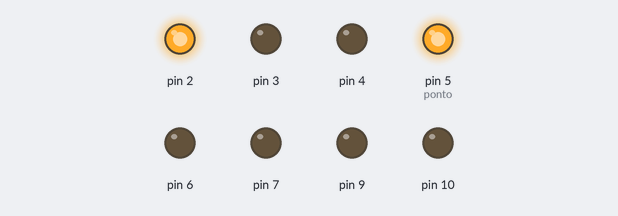
Recording of a sketch running on a simulated Arduino Uno, built with avr-gcc and run on an emulated ATmega328P. Parts: output pins drawn as LEDs (lit = HIGH).

Above: at 0.1 s.
Timing chart, 0 to 1.6 s (numbered marks = the images above):
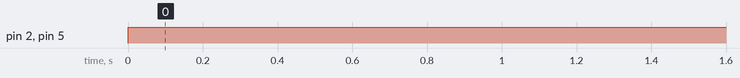

Measured:
- by itself, pin 2, pin 5 (ponto): LOW → HIGH at 0.00 s

The sketch:

display7segmentos.ino
```cpp
//Configuração dos pinos
void setup()
{
    pinMode(10, OUTPUT); ///g
    pinMode(9, OUTPUT); //f
    pinMode(7, OUTPUT); //a
    pinMode(6, OUTPUT); //b
    pinMode(5, OUTPUT); //ponto
    pinMode(4, OUTPUT); //c
    pinMode(3, OUTPUT); //d
    pinMode(2, OUTPUT); //e
}
//Ex: Representação do número 9
void loop()
{
  digitalWrite(10,LOW);
   digitalWrite(9,LOW);
    digitalWrite(7,LOW);
    digitalWrite(6,LOW);
    digitalWrite(5,HIGH);
    digitalWrite(4,LOW);
    digitalWrite(3,LOW);
    digitalWrite(2,HIGH);
  delay(2000);
}
```
